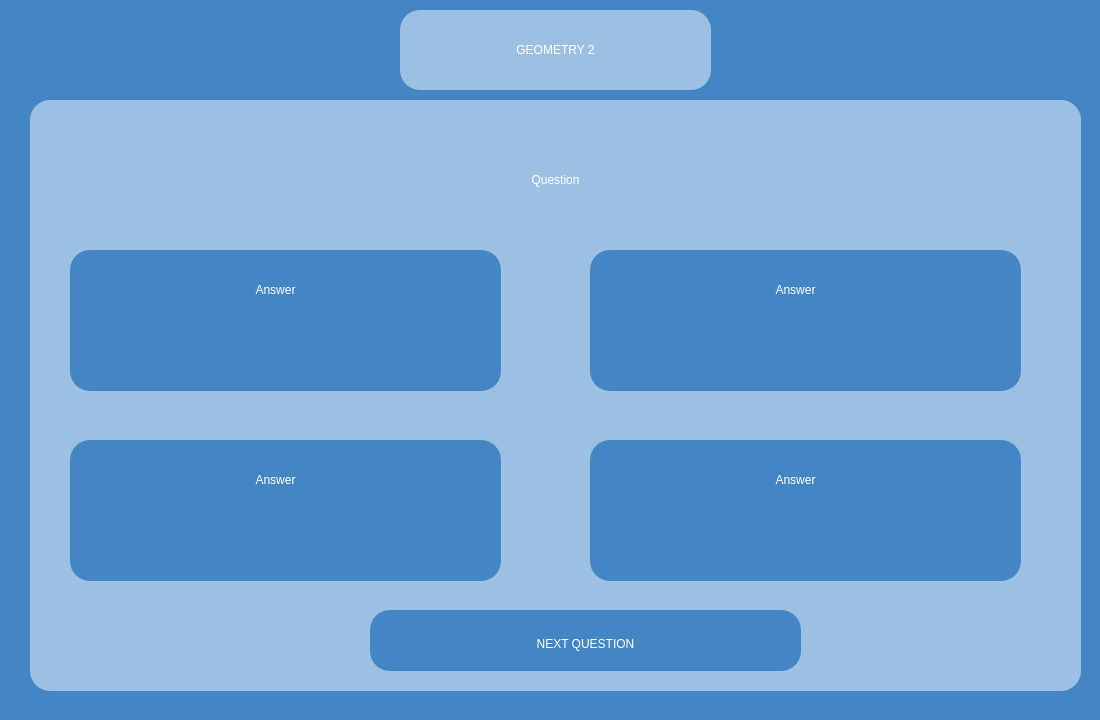
<?xml version="1.0" encoding="UTF-8"?>
<ui version="4.0">
 <class>geometryExam2</class>
 <widget class="QWidget" name="geometryExam2">
  <property name="geometry">
   <rect>
    <x>0</x>
    <y>0</y>
    <width>1100</width>
    <height>720</height>
   </rect>
  </property>
  <property name="windowTitle">
   <string>Form</string>
  </property>
  <property name="styleSheet">
   <string notr="true">background-color: #4486c3;</string>
  </property>
  <widget class="QFrame" name="You_profile_back">
   <property name="geometry">
    <rect>
     <x>400</x>
     <y>10</y>
     <width>311</width>
     <height>80</height>
    </rect>
   </property>
   <property name="styleSheet">
    <string notr="true">background-color:rgb(155, 192, 226);
border:0px;
border-radius: 20px;</string>
   </property>
   <property name="frameShape">
    <enum>QFrame::Shape::StyledPanel</enum>
   </property>
   <property name="frameShadow">
    <enum>QFrame::Shadow::Raised</enum>
   </property>
   <widget class="QLabel" name="your_profile_text">
    <property name="geometry">
     <rect>
      <x>10</x>
      <y>10</y>
      <width>291</width>
      <height>61</height>
     </rect>
    </property>
    <property name="styleSheet">
     <string notr="true">color:white;
font: 32pt &quot;Aura&quot;;</string>
    </property>
    <property name="text">
     <string>&lt;html&gt;&lt;head/&gt;&lt;body&gt;&lt;p align=&quot;center&quot;&gt;GEOMETRY 2&lt;/p&gt;&lt;/body&gt;&lt;/html&gt;</string>
    </property>
   </widget>
  </widget>
  <widget class="QFrame" name="questionTab">
   <property name="geometry">
    <rect>
     <x>30</x>
     <y>100</y>
     <width>1051</width>
     <height>591</height>
    </rect>
   </property>
   <property name="styleSheet">
    <string notr="true">background-color:rgb(155, 192, 226);
border:0px;
border-radius: 20px;</string>
   </property>
   <property name="frameShape">
    <enum>QFrame::Shape::StyledPanel</enum>
   </property>
   <property name="frameShadow">
    <enum>QFrame::Shadow::Raised</enum>
   </property>
   <widget class="QLabel" name="question">
    <property name="geometry">
     <rect>
      <x>10</x>
      <y>10</y>
      <width>1031</width>
      <height>141</height>
     </rect>
    </property>
    <property name="whatsThis">
     <string>&lt;html&gt;&lt;head/&gt;&lt;body&gt;&lt;p align=&quot;center&quot;&gt;&lt;br/&gt;&lt;/p&gt;&lt;/body&gt;&lt;/html&gt;</string>
    </property>
    <property name="styleSheet">
     <string notr="true">color:white;
font: 32pt &quot;Aura&quot;;
text-align:center;</string>
    </property>
    <property name="text">
     <string>&lt;html&gt;&lt;head/&gt;&lt;body&gt;&lt;p align=&quot;center&quot;&gt;Question&lt;/p&gt;&lt;/body&gt;&lt;/html&gt;</string>
    </property>
   </widget>
   <widget class="QFrame" name="answerTab_1">
    <property name="geometry">
     <rect>
      <x>40</x>
      <y>150</y>
      <width>431</width>
      <height>141</height>
     </rect>
    </property>
    <property name="styleSheet">
     <string notr="true">background-color:#4486c3;
border:0px;
border-radius: 20px;</string>
    </property>
    <property name="frameShape">
     <enum>QFrame::Shape::StyledPanel</enum>
    </property>
    <property name="frameShadow">
     <enum>QFrame::Shadow::Raised</enum>
    </property>
    <widget class="QLabel" name="answer_1">
     <property name="geometry">
      <rect>
       <x>60</x>
       <y>10</y>
       <width>291</width>
       <height>61</height>
      </rect>
     </property>
     <property name="whatsThis">
      <string>&lt;html&gt;&lt;head/&gt;&lt;body&gt;&lt;p align=&quot;center&quot;&gt;&lt;br/&gt;&lt;/p&gt;&lt;/body&gt;&lt;/html&gt;</string>
     </property>
     <property name="styleSheet">
      <string notr="true">color:white;
font: 32pt &quot;Aura&quot;;</string>
     </property>
     <property name="text">
      <string>&lt;html&gt;&lt;head/&gt;&lt;body&gt;&lt;p align=&quot;center&quot;&gt;Answer&lt;/p&gt;&lt;/body&gt;&lt;/html&gt;</string>
     </property>
    </widget>
    <widget class="QPushButton" name="answer_1Button">
     <property name="geometry">
      <rect>
       <x>0</x>
       <y>0</y>
       <width>431</width>
       <height>141</height>
      </rect>
     </property>
     <property name="styleSheet">
      <string notr="true">background-color:rgba(0, 0, 0, 0);
border-radius:35px;</string>
     </property>
     <property name="text">
      <string/>
     </property>
    </widget>
    <zorder>answer_1Button</zorder>
    <zorder>answer_1</zorder>
   </widget>
   <widget class="QFrame" name="answerTab_2">
    <property name="geometry">
     <rect>
      <x>560</x>
      <y>150</y>
      <width>431</width>
      <height>141</height>
     </rect>
    </property>
    <property name="styleSheet">
     <string notr="true">background-color:#4486c3;
border:0px;
border-radius: 20px;</string>
    </property>
    <property name="frameShape">
     <enum>QFrame::Shape::StyledPanel</enum>
    </property>
    <property name="frameShadow">
     <enum>QFrame::Shadow::Raised</enum>
    </property>
    <widget class="QLabel" name="answer_2">
     <property name="geometry">
      <rect>
       <x>60</x>
       <y>10</y>
       <width>291</width>
       <height>61</height>
      </rect>
     </property>
     <property name="whatsThis">
      <string>&lt;html&gt;&lt;head/&gt;&lt;body&gt;&lt;p align=&quot;center&quot;&gt;&lt;br/&gt;&lt;/p&gt;&lt;/body&gt;&lt;/html&gt;</string>
     </property>
     <property name="styleSheet">
      <string notr="true">color:white;
font: 32pt &quot;Aura&quot;;</string>
     </property>
     <property name="text">
      <string>&lt;html&gt;&lt;head/&gt;&lt;body&gt;&lt;p align=&quot;center&quot;&gt;Answer&lt;/p&gt;&lt;/body&gt;&lt;/html&gt;</string>
     </property>
    </widget>
    <widget class="QPushButton" name="answer_2Button">
     <property name="geometry">
      <rect>
       <x>0</x>
       <y>0</y>
       <width>431</width>
       <height>141</height>
      </rect>
     </property>
     <property name="styleSheet">
      <string notr="true">background-color:rgba(0, 0, 0, 0);
border-radius:35px;</string>
     </property>
     <property name="text">
      <string/>
     </property>
    </widget>
    <zorder>answer_2Button</zorder>
    <zorder>answer_2</zorder>
   </widget>
   <widget class="QFrame" name="answerTab_3">
    <property name="geometry">
     <rect>
      <x>40</x>
      <y>340</y>
      <width>431</width>
      <height>141</height>
     </rect>
    </property>
    <property name="styleSheet">
     <string notr="true">background-color:#4486c3;
border:0px;
border-radius: 20px;</string>
    </property>
    <property name="frameShape">
     <enum>QFrame::Shape::StyledPanel</enum>
    </property>
    <property name="frameShadow">
     <enum>QFrame::Shadow::Raised</enum>
    </property>
    <widget class="QLabel" name="answer_3">
     <property name="geometry">
      <rect>
       <x>60</x>
       <y>10</y>
       <width>291</width>
       <height>61</height>
      </rect>
     </property>
     <property name="whatsThis">
      <string>&lt;html&gt;&lt;head/&gt;&lt;body&gt;&lt;p align=&quot;center&quot;&gt;&lt;br/&gt;&lt;/p&gt;&lt;/body&gt;&lt;/html&gt;</string>
     </property>
     <property name="styleSheet">
      <string notr="true">color:white;
font: 32pt &quot;Aura&quot;;</string>
     </property>
     <property name="text">
      <string>&lt;html&gt;&lt;head/&gt;&lt;body&gt;&lt;p align=&quot;center&quot;&gt;Answer&lt;/p&gt;&lt;/body&gt;&lt;/html&gt;</string>
     </property>
    </widget>
    <widget class="QPushButton" name="answer_3Button">
     <property name="geometry">
      <rect>
       <x>0</x>
       <y>0</y>
       <width>431</width>
       <height>141</height>
      </rect>
     </property>
     <property name="styleSheet">
      <string notr="true">background-color:rgba(0, 0, 0, 0);
border-radius:35px;</string>
     </property>
     <property name="text">
      <string/>
     </property>
    </widget>
    <zorder>answer_3Button</zorder>
    <zorder>answer_3</zorder>
   </widget>
   <widget class="QFrame" name="answerTab_4">
    <property name="geometry">
     <rect>
      <x>560</x>
      <y>340</y>
      <width>431</width>
      <height>141</height>
     </rect>
    </property>
    <property name="styleSheet">
     <string notr="true">background-color:#4486c3;
border:0px;
border-radius: 20px;</string>
    </property>
    <property name="frameShape">
     <enum>QFrame::Shape::StyledPanel</enum>
    </property>
    <property name="frameShadow">
     <enum>QFrame::Shadow::Raised</enum>
    </property>
    <widget class="QLabel" name="answer_4">
     <property name="geometry">
      <rect>
       <x>60</x>
       <y>10</y>
       <width>291</width>
       <height>61</height>
      </rect>
     </property>
     <property name="whatsThis">
      <string>&lt;html&gt;&lt;head/&gt;&lt;body&gt;&lt;p align=&quot;center&quot;&gt;&lt;br/&gt;&lt;/p&gt;&lt;/body&gt;&lt;/html&gt;</string>
     </property>
     <property name="styleSheet">
      <string notr="true">color:white;
font: 32pt &quot;Aura&quot;;</string>
     </property>
     <property name="text">
      <string>&lt;html&gt;&lt;head/&gt;&lt;body&gt;&lt;p align=&quot;center&quot;&gt;Answer&lt;/p&gt;&lt;/body&gt;&lt;/html&gt;</string>
     </property>
    </widget>
    <widget class="QPushButton" name="answer_4Button">
     <property name="geometry">
      <rect>
       <x>0</x>
       <y>0</y>
       <width>431</width>
       <height>141</height>
      </rect>
     </property>
     <property name="styleSheet">
      <string notr="true">background-color:rgba(0, 0, 0, 0);
border-radius:35px;</string>
     </property>
     <property name="text">
      <string/>
     </property>
    </widget>
    <zorder>answer_4Button</zorder>
    <zorder>answer_4</zorder>
   </widget>
   <widget class="QFrame" name="nextTab">
    <property name="geometry">
     <rect>
      <x>340</x>
      <y>510</y>
      <width>431</width>
      <height>61</height>
     </rect>
    </property>
    <property name="styleSheet">
     <string notr="true">background-color:#4486c3;
border:0px;
border-radius: 20px;</string>
    </property>
    <property name="frameShape">
     <enum>QFrame::Shape::StyledPanel</enum>
    </property>
    <property name="frameShadow">
     <enum>QFrame::Shadow::Raised</enum>
    </property>
    <widget class="QLabel" name="next">
     <property name="geometry">
      <rect>
       <x>70</x>
       <y>4</y>
       <width>291</width>
       <height>61</height>
      </rect>
     </property>
     <property name="whatsThis">
      <string>&lt;html&gt;&lt;head/&gt;&lt;body&gt;&lt;p align=&quot;center&quot;&gt;&lt;br/&gt;&lt;/p&gt;&lt;/body&gt;&lt;/html&gt;</string>
     </property>
     <property name="styleSheet">
      <string notr="true">color:white;
font: 32pt &quot;Aura&quot;;</string>
     </property>
     <property name="text">
      <string>&lt;html&gt;&lt;head/&gt;&lt;body&gt;&lt;p align=&quot;center&quot;&gt;NEXT QUESTION&lt;/p&gt;&lt;/body&gt;&lt;/html&gt;</string>
     </property>
    </widget>
    <widget class="QPushButton" name="nextButton">
     <property name="geometry">
      <rect>
       <x>0</x>
       <y>0</y>
       <width>431</width>
       <height>61</height>
      </rect>
     </property>
     <property name="styleSheet">
      <string notr="true">background-color:rgba(0, 0, 0, 0);
border-radius:35px;</string>
     </property>
     <property name="text">
      <string/>
     </property>
    </widget>
   </widget>
  </widget>
 </widget>
 <resources/>
 <connections/>
</ui>
